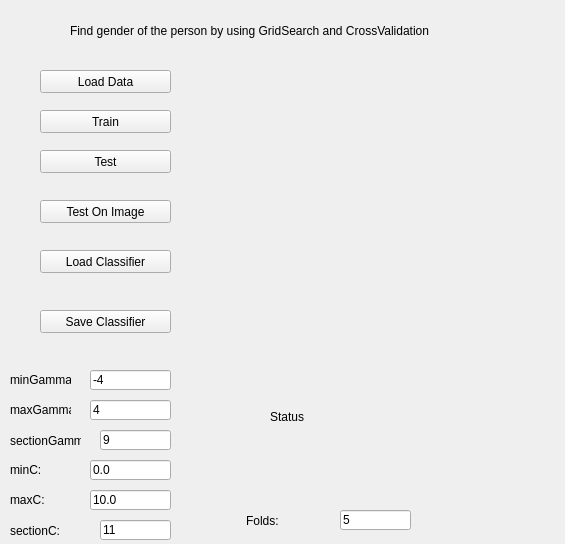
<?xml version="1.0" encoding="UTF-8"?>
<ui version="4.0">
 <class>Part3</class>
 <widget class="QWidget" name="Part3">
  <property name="geometry">
   <rect>
    <x>0</x>
    <y>0</y>
    <width>565</width>
    <height>544</height>
   </rect>
  </property>
  <property name="windowTitle">
   <string>Form</string>
  </property>
  <widget class="QLabel" name="lblTitleP3">
   <property name="geometry">
    <rect>
     <x>70</x>
     <y>20</y>
     <width>371</width>
     <height>21</height>
    </rect>
   </property>
   <property name="text">
    <string>Find gender of the person by using GridSearch and CrossValidation</string>
   </property>
  </widget>
  <widget class="QPushButton" name="btnTestP3">
   <property name="geometry">
    <rect>
     <x>40</x>
     <y>150</y>
     <width>131</width>
     <height>23</height>
    </rect>
   </property>
   <property name="text">
    <string>Test</string>
   </property>
  </widget>
  <widget class="QPushButton" name="btnLoadClassifierP3">
   <property name="geometry">
    <rect>
     <x>40</x>
     <y>250</y>
     <width>131</width>
     <height>23</height>
    </rect>
   </property>
   <property name="text">
    <string>Load Classifier</string>
   </property>
  </widget>
  <widget class="QLabel" name="lblSectionGammeP3">
   <property name="geometry">
    <rect>
     <x>10</x>
     <y>430</y>
     <width>71</width>
     <height>21</height>
    </rect>
   </property>
   <property name="text">
    <string>sectionGamma:</string>
   </property>
  </widget>
  <widget class="QLineEdit" name="editMinGammeP3">
   <property name="geometry">
    <rect>
     <x>90</x>
     <y>370</y>
     <width>81</width>
     <height>20</height>
    </rect>
   </property>
   <property name="text">
    <string>-4</string>
   </property>
  </widget>
  <widget class="QLabel" name="lblStatusP3">
   <property name="geometry">
    <rect>
     <x>270</x>
     <y>410</y>
     <width>47</width>
     <height>13</height>
    </rect>
   </property>
   <property name="text">
    <string>Status</string>
   </property>
  </widget>
  <widget class="QLineEdit" name="editSectionGammeP3">
   <property name="geometry">
    <rect>
     <x>100</x>
     <y>430</y>
     <width>71</width>
     <height>20</height>
    </rect>
   </property>
   <property name="text">
    <string>9</string>
   </property>
  </widget>
  <widget class="QLabel" name="lblMinGammeP3">
   <property name="geometry">
    <rect>
     <x>10</x>
     <y>370</y>
     <width>61</width>
     <height>20</height>
    </rect>
   </property>
   <property name="text">
    <string>minGamma:</string>
   </property>
  </widget>
  <widget class="QPushButton" name="btnTestOnImgP3">
   <property name="geometry">
    <rect>
     <x>40</x>
     <y>200</y>
     <width>131</width>
     <height>23</height>
    </rect>
   </property>
   <property name="text">
    <string>Test On Image</string>
   </property>
  </widget>
  <widget class="QPushButton" name="btnTrainP3">
   <property name="geometry">
    <rect>
     <x>40</x>
     <y>110</y>
     <width>131</width>
     <height>23</height>
    </rect>
   </property>
   <property name="text">
    <string>Train</string>
   </property>
  </widget>
  <widget class="QPushButton" name="btnSaveClassifierP3">
   <property name="geometry">
    <rect>
     <x>40</x>
     <y>310</y>
     <width>131</width>
     <height>23</height>
    </rect>
   </property>
   <property name="text">
    <string>Save Classifier</string>
   </property>
  </widget>
  <widget class="QPushButton" name="btnLoadDataP3">
   <property name="geometry">
    <rect>
     <x>40</x>
     <y>70</y>
     <width>131</width>
     <height>23</height>
    </rect>
   </property>
   <property name="text">
    <string>Load Data</string>
   </property>
  </widget>
  <widget class="QLabel" name="lblDisplayP3">
   <property name="geometry">
    <rect>
     <x>270</x>
     <y>70</y>
     <width>231</width>
     <height>291</height>
    </rect>
   </property>
   <property name="text">
    <string/>
   </property>
  </widget>
  <widget class="QLabel" name="lblMaxGammeP3">
   <property name="geometry">
    <rect>
     <x>10</x>
     <y>400</y>
     <width>61</width>
     <height>20</height>
    </rect>
   </property>
   <property name="text">
    <string>maxGamma:</string>
   </property>
  </widget>
  <widget class="QLineEdit" name="editMaxGammeP3">
   <property name="geometry">
    <rect>
     <x>90</x>
     <y>400</y>
     <width>81</width>
     <height>20</height>
    </rect>
   </property>
   <property name="text">
    <string>4</string>
   </property>
  </widget>
  <widget class="QLabel" name="lblMaxCP3">
   <property name="geometry">
    <rect>
     <x>10</x>
     <y>490</y>
     <width>61</width>
     <height>20</height>
    </rect>
   </property>
   <property name="text">
    <string>maxC:</string>
   </property>
  </widget>
  <widget class="QLabel" name="lblMinCP3">
   <property name="geometry">
    <rect>
     <x>10</x>
     <y>460</y>
     <width>61</width>
     <height>20</height>
    </rect>
   </property>
   <property name="text">
    <string>minC:</string>
   </property>
  </widget>
  <widget class="QLineEdit" name="editMaxCP3">
   <property name="geometry">
    <rect>
     <x>90</x>
     <y>490</y>
     <width>81</width>
     <height>20</height>
    </rect>
   </property>
   <property name="text">
    <string>10.0</string>
   </property>
  </widget>
  <widget class="QLabel" name="lblSectionCP3">
   <property name="geometry">
    <rect>
     <x>10</x>
     <y>520</y>
     <width>71</width>
     <height>21</height>
    </rect>
   </property>
   <property name="text">
    <string>sectionC:</string>
   </property>
  </widget>
  <widget class="QLineEdit" name="editSectionCP3">
   <property name="geometry">
    <rect>
     <x>100</x>
     <y>520</y>
     <width>71</width>
     <height>20</height>
    </rect>
   </property>
   <property name="text">
    <string>11</string>
   </property>
  </widget>
  <widget class="QLineEdit" name="editMinCP3">
   <property name="geometry">
    <rect>
     <x>90</x>
     <y>460</y>
     <width>81</width>
     <height>20</height>
    </rect>
   </property>
   <property name="text">
    <string>0.0</string>
   </property>
  </widget>
  <widget class="QLabel" name="lblFoldsP3">
   <property name="geometry">
    <rect>
     <x>246</x>
     <y>510</y>
     <width>81</width>
     <height>21</height>
    </rect>
   </property>
   <property name="text">
    <string>Folds:</string>
   </property>
  </widget>
  <widget class="QLineEdit" name="editFoldsP3">
   <property name="geometry">
    <rect>
     <x>340</x>
     <y>510</y>
     <width>71</width>
     <height>20</height>
    </rect>
   </property>
   <property name="text">
    <string>5</string>
   </property>
  </widget>
 </widget>
 <resources/>
 <connections/>
</ui>
